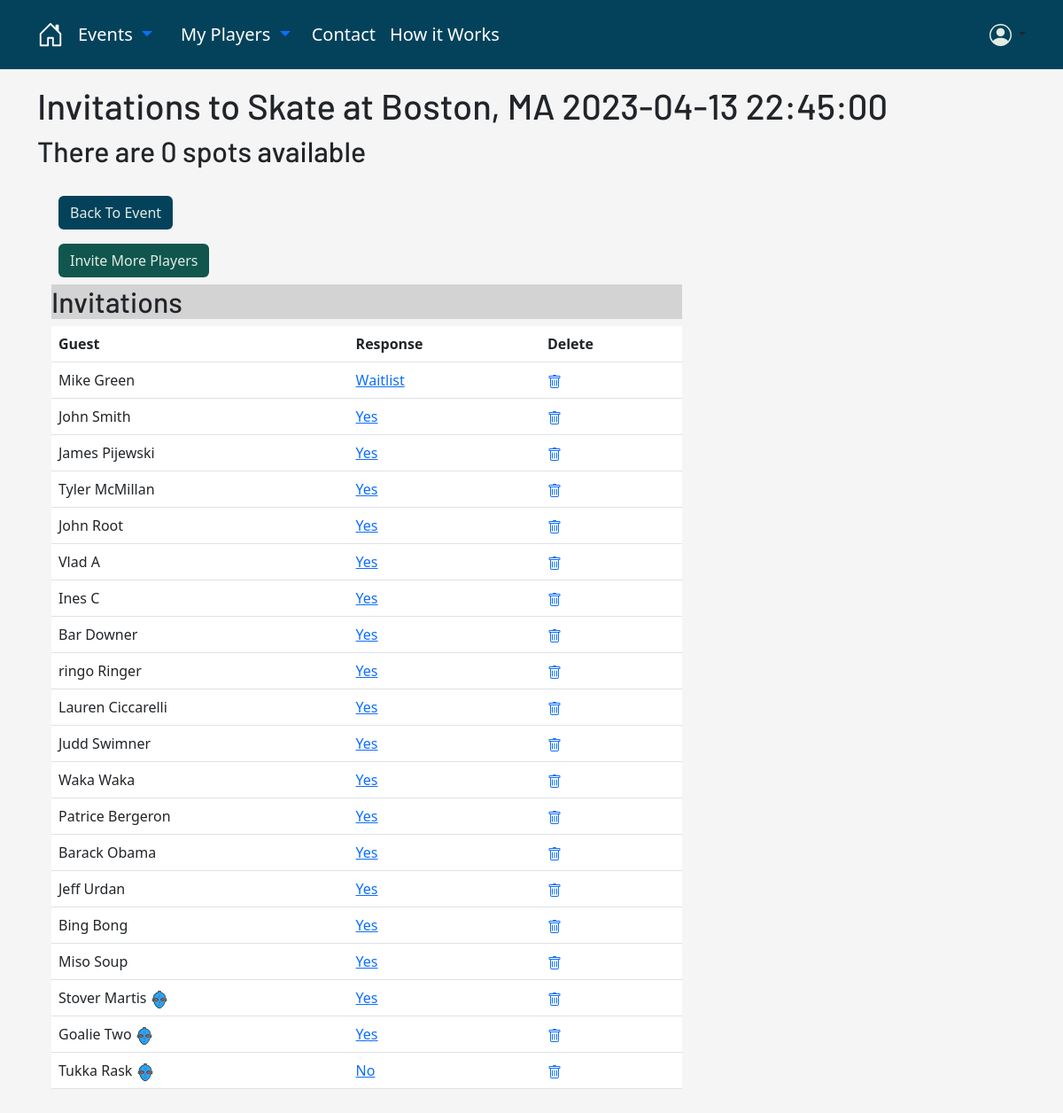
Screenshot of /organize/10/manage-invites (signed in) with the database file from the repository.
### OrgDash/models.py (models this page shows, shortened)
class Skate(models.Model):
    host = models.ForeignKey(User, on_delete= models.CASCADE, default= 1)
    date = models.DateField(auto_now = False, default= None)
    time = models.TimeField(auto_now=False, default= None)
    location = models.CharField(max_length=200)
    price = models.IntegerField()
    max_players = models.IntegerField(default=0)
    max_goalies = models.IntegerField(default=2)
    recurring_event = models.BooleanField(default= False)
    player_full = models.BooleanField(default=False)
    goalie_full = models.BooleanField(default=False)
    STATUS_CHOICES = [
        (7,'Every Week'),
        (14,'Every Two Weeks'),
    ]
    frequency = models.IntegerField(choices=STATUS_CHOICES, default= 7, blank= True)
    send_invite_days_before = models.IntegerField(default= 3, blank= True)
    finalize_event_hours_before = models.IntegerField(default=1, blank= True)
    group_to_invite = models.ForeignKey('PlayerGroup', on_delete= models.CASCADE, blank= True, null=True)
    def __str__(self):
        return ("Skate at " + self.location + " "  + str(self.date) + " " + str(self.time))

class Invitation(models.Model):
    host = models.ForeignKey(User, on_delete= models.CASCADE, default= 1)
    guest = models.ForeignKey(Player, on_delete=models.CASCADE)
    event = models.ForeignKey(Skate, on_delete=models.CASCADE)
    date_invited = models.DateTimeField(auto_now_add=True)
    STATUS_CHOICES = [
        ('Yes','Yes'),
        ('No','No'),
        ('Waitlist','Put me on the waitlist'),
    ]
    will_you_attend = models.CharField(max_length=256, choices=STATUS_CHOICES, default ='No')
    class Meta():
        unique_together= ("guest", "event")

class Player(models.Model):
    first_name = models.CharField(max_length=150, default= None)
    last_name = models.CharField(max_length=150, default= None)
    email = models.EmailField(max_length=150, default= None)
    skill = models.DecimalField(max_digits=4, decimal_places=1)
    created_by = models.ForeignKey(User, on_delete= models.CASCADE, default= 1)
    goalie = models.BooleanField(default= False, null= True)
    def __str__(self):
        return (self.first_name + " " + self.last_name)
    class Meta():
        unique_together= ("created_by", "email")

### OrgDash/views.py (the view)
# urls.py: path('<int:pk>/manage-invites', views.GuestListView, name = 'invite_list'),
def GuestListView(request,pk):
    active_event = Skate.objects.get(pk=pk)
    event_max_guests = active_event.max_players
    active_user = request.user.pk
    all_invited = Invitation.objects.filter(Q(host= active_user) & Q(event=active_event))
    guest_list = Invitation.objects.filter(Q(host= active_user) & Q(event=active_event) & Q(will_you_attend= 'Yes'))
    players_attending = [guest for guest in guest_list if guest.guest.goalie == False]
    wait_list = Waitlist.objects.get_or_create(event=active_event)#might be able to delete this
    wait_list_members = wait_list[0].guests.all()
    player_spots_left = event_max_guests - len(players_attending)
    context = {'all_invited':all_invited, 'active_event': active_event,
                'spots_left': player_spots_left, 'waitlist':wait_list_members}
    return render(request, 'OrgDash/Invites/invite_list.html', context)

### OrgDash/templates/OrgDash/Invites/invite_list.html (shortened to what this page needs)
{% extends 'base.html' %}
{% block body_block %}
<div class="container">
    <h1>Invitations to {{active_event}}</h1>
    <div row="row">
    <h2>There are {{spots_left}} spots available</h2>
    <div class="col-md-8">
    <div class="d-flex justify-content-evenly">
        <div class="table p-3">
            <div class="p-2">
                <a class="btn btn-blue" role="button" href="{% url 'OrgDash:event_detail' active_event.pk %}">Back To Event</a>
            </div>
            {% if all_invited %}
            <div class="p-2">
                <a class="btn btn-green" role="button" href="{% url 'OrgDash:add_invites' active_event.pk %}">Invite More Players</a>
            </div>
            <div class="table-header">
                <h2>Invitations</h2>
            </div>
                <table class="table table-hover table">
                    <thead>
                      <tr>
                        <th scope="col"><strong>Guest</strong></th>
                        <th scope="col"><strong>Response</strong></th>
                        <th scope="col"><strong>Delete</strong></th>
                      </tr>
                    </thead>
                    <tbody>
                        {% for invite in all_invited %}
                      <tr>
                        {% if invite.guest.goalie %}
                        <td>{{invite.guest}} </td>
                        {% else %}
                        <td>{{invite.guest}}</td>
                        {% endif %}
                        <td><a href = "{% url 'OrgDash:update_invite' invite.pk %}"> {{invite.will_you_attend}}</a></td>
                        <td><a href="{% url 'OrgDash:delete_invite' invite.pk %}"></a></td>
                        {% endfor %}
                      </tr>
                    </tbody>
                  </table>
                  {% else %}
                  <div class="p-2">
                    <h1>You haven't Invited anyone yet</h1>
                    <p>Seems lonley</p>
                    <a class="btn btn-green" role="button" href="{% url 'OrgDash:add_invites' active_event.pk %}">Invite Players</a>
                </div>
                  {% endif %}
        </div>
    </div>
{% endblock %}

### pickuphockey/static/pickuphockey.css (style rules this page uses)
body { background-color: whitesmoke; }
h1, h2, h3, h4, h5 { font-family: 'Barlow', sans-serif; }
.btn-green { background-color: #10564f; -webkit-text-fill-color: #e1ece3; }
.btn-blue { background-color: #04425B; -webkit-text-fill-color: #e1ece3; }
.table-header { background-color: lightgrey; }

### rows the page displays
Skate: location+date+time "Skate at Boston, MA 2023-04-13 22:45:00"
Invitation: guest "Mike Green", will_you_attend "Waitlist"
Invitation: guest "John Smith", will_you_attend "Yes"
Invitation: guest "James Pijewski", will_you_attend "Yes"
Invitation: guest "Tyler McMillan", will_you_attend "Yes"
Invitation: guest "John Root", will_you_attend "Yes"
Invitation: guest "Vlad A", will_you_attend "Yes"
Invitation: guest "Ines C", will_you_attend "Yes"
Invitation: guest "Bar Downer", will_you_attend "Yes"
Invitation: guest "ringo Ringer", will_you_attend "Yes"
Invitation: guest "Lauren Ciccarelli", will_you_attend "Yes"
Invitation: guest "Judd Swimner", will_you_attend "Yes"
Invitation: guest "Waka Waka", will_you_attend "Yes"
Invitation: guest "Patrice Bergeron", will_you_attend "Yes"
Invitation: guest "Barack Obama", will_you_attend "Yes"
Invitation: guest "Jeff Urdan", will_you_attend "Yes"
Invitation: guest "Bing Bong", will_you_attend "Yes"
Invitation: guest "Miso Soup", will_you_attend "Yes"
Invitation: guest "Stover Martis", will_you_attend "Yes"
Invitation: guest "Goalie Two", will_you_attend "Yes"
Invitation: guest "Tukka Rask", will_you_attend "No"

### other values shown
{{ spots_left }} "0"
